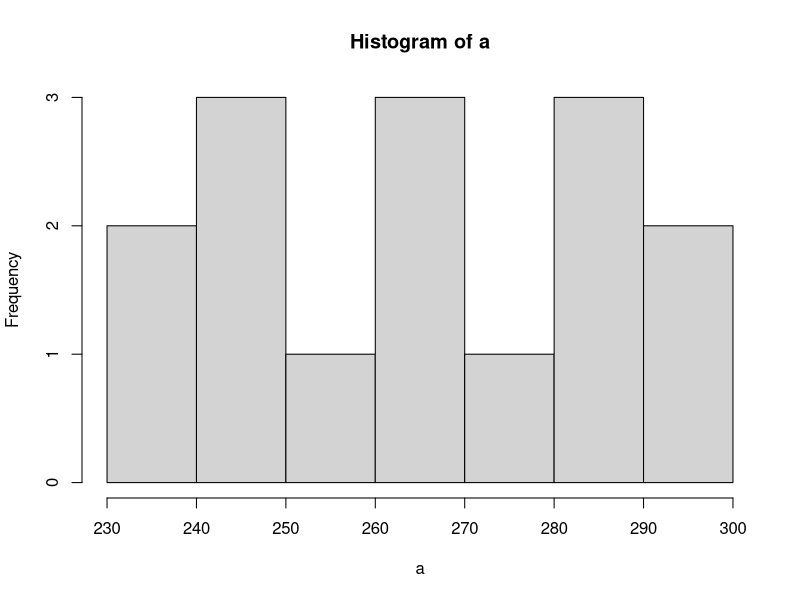

Generate this figure with R:
a = c(261, 269, 253, 271, 248, 236, 244, 238, 268, 296, 284, 299, 288, 288, 249)
hist(a)
quantile(a,type = 9)
(1.02*1.05*1.06)^(1/3)-1
80/500

